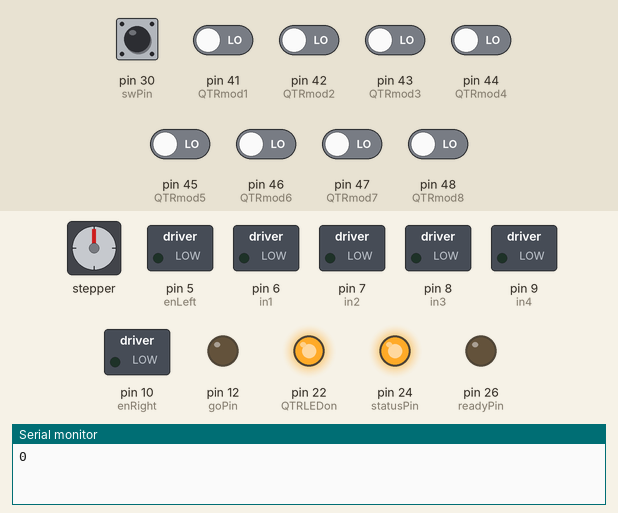
A sketch run on a simulated Arduino Mega 2560, built with avr-gcc and run on an emulated ATmega2560. Shown: stepper motor, switched loads named in the sketch (green lamp = pin HIGH), output pins drawn as LEDs (lit = HIGH), the last lines printed to the serial monitor. Wiring (inferred from the names in the program): stepper motor driver (200 steps per turn assumed): step pin 34; direction pin 35. Inputs (shaded band) come from the test bench; at power-on: pin 30 (swPin), pin 41 (QTRmod1), pin 42 (QTRmod2), pin 43 (QTRmod3), pin 44 (QTRmod4), pin 45 (QTRmod5), pin 46 (QTRmod6), pin 47 (QTRmod7), pin 48 (QTRmod8) LOW.

Above: at 0.3 s.
At 5.4 s:
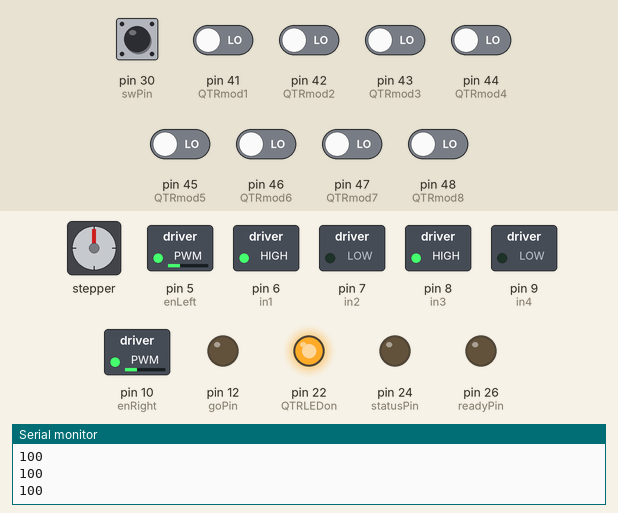
5.5 s: pin 41 (QTRmod1) driven HIGH
At 9.3 s:
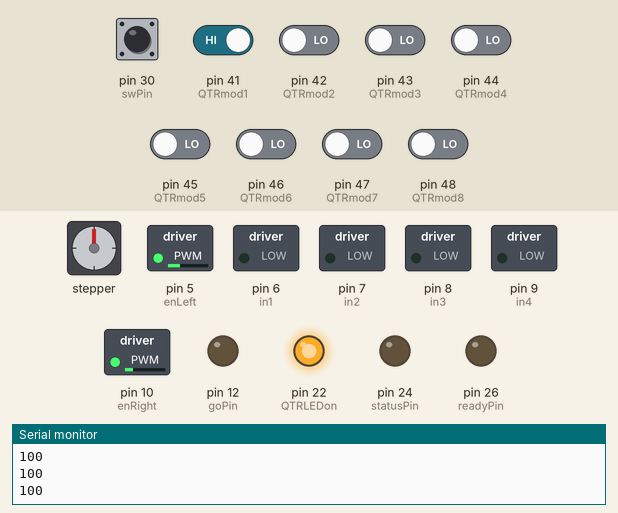
Timing chart, 0 to 10.8 s (numbered marks = the images above; inputs shaded):
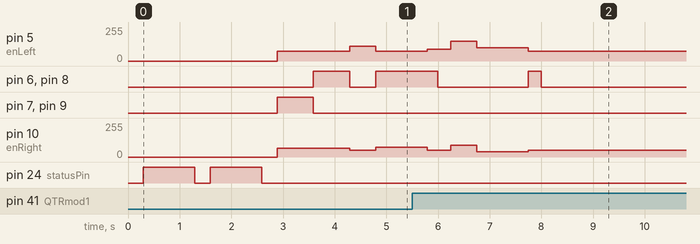

The sketch:

FINALCODE_CURRENTVERSION1.1.ino
```cpp
/* FINAL CODE
  Matt Russell, Joshua Ramayrat
  This is the code that will guide our robot through the obstacle course.
*/
#include <QTRSensors.h>

#define MINGUESS 5000
//how many samples to take for calibration
#define CALNUM 100
//how long to wait between calibration
#define CALWAIT 1000
//basespeed of motors
#define BASESPEED 50
//how many data points to take for line-following
#define FOLNUM 10
//arbitrary constant for line following
#define ARBC 500


int stage = 1;
int goPin = 12, swPin = 30, readyPin = 26, statusPin = 24;
//QTR Sensor Calibration
//Pins
int QTRLEDon = 22, QTRmod1 = 41, QTRmod2 = 42, QTRmod3 = 43, QTRmod4 = 44, QTRmod5 = 45, QTRmod6 = 46, QTRmod7 = 47, QTRmod8 = 48;
//Structures
QTRSensorsRC qtrrc((unsigned char[]) {
  41, 42, 43, 44, 45, 46, 47, 48
}, 8);

/*unsigned int maxVal[] = {0, 0, 0, 0, 0, 0, 0, 0};
  unsigned int minVal[] = {MINGUESS, MINGUESS, MINGUESS, MINGUESS, MINGUESS, MINGUESS, MINGUESS, MINGUESS};
  volatile unsigned int wMin[] = {0, 0, 0, 0, 0, 0, 0, 0};
  volatile unsigned int wMax[] = {0, 0, 0, 0, 0, 0, 0, 0};
  volatile unsigned int wAvg[] = {0, 0, 0, 0, 0, 0, 0, 0};
  volatile unsigned int bMin[] = {0, 0, 0, 0, 0, 0, 0, 0};
  volatile unsigned int bMax[] = {0, 0, 0, 0, 0, 0, 0, 0};
  volatile unsigned int bAvg[] = {0, 0, 0, 0, 0, 0, 0, 0};*/
unsigned int sensorValues[8];  /*sensor1[100], sensor2[100], sensor3[100], sensor4[100], sensor5[100], sensor6[100], sensor7[100], sensor8[100];*/
//avg[] = {lValavg, rValavg};
//arrays for calibration
long avg[] = {0, 0}, blackVal[8], whiteVal[8];


//Motors
// Left motor
int enLeft = 5, in1 = 6, in2 = 7;
// Right motor
int enRight = 10, in3 = 8, in4 = 9;
//Encoder
long count = 0;
int encLeft = 3, encRight = 4;
//Line-following
unsigned int stage1_spd = BASESPEED, stage2_spd = 70, stage4_spd = stage2_spd + 20;
int lVal, rVal;
long threshold, sensorSum = 0, allBlack = 0, allWhite = 0;
int diff[CALNUM];
//Stepper Motor
int stepPin = 34, dirPin = 35, trig = LOW;


void setup() {
  digitalWrite(statusPin, LOW);
  //Initialize Serial Console only for debugging
  Serial.begin(9600);
  //Setup for calibration
  pinMode(QTRmod1, INPUT);
  pinMode(QTRmod2, INPUT);
  pinMode(QTRmod3, INPUT);
  pinMode(QTRmod4, INPUT);
  pinMode(QTRmod5, INPUT);
  pinMode(QTRmod6, INPUT);
  pinMode(QTRmod7, INPUT);
  pinMode(QTRmod8, INPUT);
  pinMode(readyPin, OUTPUT);
  pinMode(statusPin, OUTPUT);
  pinMode(goPin, OUTPUT);
  pinMode(QTRLEDon, OUTPUT);
  //Setup for line-following
  pinMode(swPin, INPUT);
  pinMode(in1, OUTPUT);
  pinMode(in2, OUTPUT);
  pinMode(in3, OUTPUT);
  pinMode(in4, OUTPUT);
  pinMode(enLeft, OUTPUT);
  pinMode(enRight, OUTPUT);
  pinMode(encLeft, INPUT);
  pinMode(encRight, INPUT);
  //Setup for button
  pinMode(stepPin, OUTPUT);
  pinMode(dirPin, OUTPUT);
  digitalWrite(stepPin, LOW);
  digitalWrite(dirPin, LOW);
  //calibrate for the line
  digitalWrite(statusPin, HIGH);
  while (digitalRead(swPin) != LOW) {
  }
  digitalWrite(statusPin, LOW);
  digitalWrite(QTRLEDon, HIGH);
  lCal();
  digitalWrite(statusPin, HIGH);
  rdelay(CALWAIT);
  //calibrate for black
  while (digitalRead(swPin) !=  LOW) {
  }
  digitalWrite(statusPin, LOW);
  bCal();
  digitalWrite(statusPin, HIGH);
  rdelay(CALWAIT);
  //Calibrate for white
  while (digitalRead(swPin) != LOW) {
  }
  digitalWrite(statusPin, LOW);
  wCal();
  //Ready to begin
  digitalWrite(readyPin, HIGH);
  while (digitalRead(swPin) != LOW) {
  }
  digitalWrite(readyPin, LOW);
  setLeft(BASESPEED, 0);
  setRight(BASESPEED + 15, 0);
  delay(700);
  setLeft(BASESPEED, 1);
  setRight(BASESPEED + 15, 1);
  delay(700);
}

void loop() {
  if (stage == 1) {
    follow_stg1();
    if (sensorSum > allBlack - 4000) {
      Brake();
      stage = 2;
    }
  }
  if (stage == 2) {
    rdelay(500);
    freespace_stg2();
    stage = 3;
  }
  if (stage == 3) {
    findLine();
    Brake();
    rdelay(250);
  }
  if (stage == 4) {
    /*follow_stg4();
      if (sensorSum > 20000) {
      Brake();*/
    stage = 5;
  }
  if (stage == 5) {
    follow_stg4();
    if (sensorSum > allBlack - 15000) {
      Brake();
      rdelay(500);
      setLeft(stage1_spd, 1);
      setRight(stage1_spd + 10, 1);
      stage = 6;
    }
  }
  if (stage == 6) {
    stage1_spd = BASESPEED - 10;
    follow_stg6();
    if (sensorSum > allBlack - 4000) {
      Brake();
      stage = 7;
    }
  }
  if (stage == 7){
    rdelay(1000);
    Forward(BASESPEED);
    rdelay(250);
    Brake();
    stage = 8;
  }
}

//CALIBRATION
//Calibration for line
void lCal() {
  for (int i = 0; i < CALNUM; i++) {
    lVal = 0, rVal = 0;
    qtrrc.read(sensorValues);
    for (int j = 0; j < 3; j++) {
      lVal = lVal + sensorValues[j + 4];
      rVal = rVal + sensorValues[j + 1];
    }
    diff[i] = lVal - rVal;
    threshold = threshold + diff[i];
  }
  threshold = threshold / CALNUM;
  Serial.println(threshold);
}

//Calibration for black, gives us value when each sensor is looking at black
void bCal() {
  for (int i = 0; i < 8; i ++) {
    blackVal[i] = 0;
  }
  for (int i = 0; i < CALNUM; i++) {
    qtrrc.read(sensorValues);
    for (int j = 0; j < 8; j++) {
      blackVal[j] = blackVal[j] + sensorValues[j];
    }
  }
  for (int i = 0; i < 8; i++) {
    blackVal[i] = blackVal[i] / CALNUM;
    Serial.println(blackVal[i]);
    allBlack = allBlack + blackVal[i];
  }
}

//Calibration for white, gives us value when each sensor is looking at white
void wCal() {
  for (int i = 0; i < 8; i ++) {
    whiteVal[i] = 0;
  }
  for (int i = 0; i < CALNUM; i++) {
    qtrrc.read(sensorValues);
    for (int j = 0; j < 8; j++) {
      whiteVal[j] = whiteVal[j] + sensorValues[j];
    }
  }
  for (int i = 0; i < 8; i++) {
    whiteVal[i] = whiteVal[i] / CALNUM;
    Serial.println(whiteVal[i]);
    allWhite = allWhite + whiteVal[i];
  }
}

//LINE-FOLLOWING FUNCTIONS
//Function to compute sensor values
void follow_stg1() {
  //lVal for 5-7, rVal for 1-3
  lVal = 0, rVal = 0;
  qtrrc.read(sensorValues);
  for (int i = 0; i < 3; i++) {
    lVal = lVal + sensorValues[i + 4];
    rVal = rVal + sensorValues[i + 1];
  }
  //Serial.println(rVal - lVal);
  //check if drifting right
  if (lVal > rVal) {
    //Serial.println("Drifting Right");
    //Left motor
    digitalWrite(in1, HIGH);
    digitalWrite(in2, LOW);
    analogWrite(enLeft, 0);
    //Right motor
    digitalWrite(in3, HIGH);
    digitalWrite(in4, LOW);
    analogWrite(enRight, stage1_spd + 10);
  }
  //check if drifting left
  if (rVal > lVal) {
    //Serial.println("Drifting Left");
    //Left motor
    digitalWrite(in1, HIGH);
    digitalWrite(in2, LOW);
    analogWrite(enLeft, stage1_spd + 10);
    //Right motor
    digitalWrite(in3, HIGH);
    digitalWrite(in4, LOW);
    analogWrite(enRight, 0);
  }
  //drifting 'straight'
  if (lVal - rVal < threshold + ARBC && lVal - rVal > threshold - ARBC) {
    //Serial.println("Drifting Straight");
    //Left motor
    digitalWrite(in1, HIGH);
    digitalWrite(in2, LOW);
    analogWrite(enLeft, stage1_spd);
    //Right motor
    digitalWrite(in3, HIGH);
    digitalWrite(in4, LOW);
    analogWrite(enRight, stage1_spd);
  }
  //Exception handling
  //robot needs to turn to its right
  if (rVal > blackVal[1] + blackVal[2] + blackVal[3] - 1500) {
    //Left motor
    digitalWrite(in1, HIGH);
    digitalWrite(in2, LOW);
    analogWrite(enLeft, stage1_spd);
    //Right motor
    digitalWrite(in3, LOW);
    digitalWrite(in4, HIGH);
    analogWrite(enRight, stage1_spd + 60);
  }
  //Left Turn
  if ((lVal > blackVal[4] + blackVal[5] + blackVal[6] - 1500)) {
    //Left motor
    digitalWrite(in1, LOW);
    digitalWrite(in2, HIGH);
    analogWrite(enLeft, stage1_spd + 60);
    //Right motor
    digitalWrite(in3, HIGH);
    digitalWrite(in4, LOW);
    analogWrite(enRight, stage1_spd);
  }
  sensorSum = 0;
  for (int i = 0; i < 8; i++) {
    sensorSum = sensorSum + sensorValues[i];
  }
}

void follow_stg4() {
  lVal = 0, rVal = 0;
  qtrrc.read(sensorValues);
  for (int i = 0; i < 3; i++) {
    lVal = lVal + sensorValues[i + 4];
    rVal = rVal + sensorValues[i + 1];
  }
  //Serial.println(rVal - lVal);
  //check if drifting right
  if (lVal > rVal) {
    //Serial.println("Drifting Right");
    //Left motor
    digitalWrite(in1, HIGH);
    digitalWrite(in2, LOW);
    analogWrite(enLeft, stage4_spd - 35);
    //Right motor
    digitalWrite(in3, HIGH);
    digitalWrite(in4, LOW);
    analogWrite(enRight, stage4_spd);
  }
  //check if drifting left
  if (rVal > lVal) {
    //Serial.println("Drifting Left");
    //Left motor
    digitalWrite(in1, HIGH);
    digitalWrite(in2, LOW);
    analogWrite(enLeft, stage4_spd);
    //Right motor
    digitalWrite(in3, HIGH);
    digitalWrite(in4, LOW);
    analogWrite(enRight, stage4_spd - 35);
  }
  //drifting 'straight'
  if (lVal - rVal < threshold + ARBC && lVal - rVal > threshold - ARBC) {
    //Serial.println("Drifting Straight");
    //Left motor
    digitalWrite(in1, HIGH);
    digitalWrite(in2, LOW);
    analogWrite(enLeft, stage4_spd);
    //Right motor
    digitalWrite(in3, HIGH);
    digitalWrite(in4, LOW);
    analogWrite(enRight, stage4_spd);
  }
  //Exception handling
  //robot needs to turn to its right
  if (rVal > blackVal[1] + blackVal[2] + blackVal[3] - 1500) {
    //Left motor
    digitalWrite(in1, HIGH);
    digitalWrite(in2, LOW);
    analogWrite(enLeft, stage4_spd);
    //Right motor
    digitalWrite(in3, LOW);
    digitalWrite(in4, HIGH);
    analogWrite(enRight, stage4_spd + 60);
  }
  //Left Turn
  if ((lVal > blackVal[4] + blackVal[5] + blackVal[6] - 1500)) {
    //Left motor
    digitalWrite(in1, LOW);
    digitalWrite(in2, HIGH);
    analogWrite(enLeft, stage4_spd + 60);
    //Right motor
    digitalWrite(in3, HIGH);
    digitalWrite(in4, LOW);
    analogWrite(enRight, stage4_spd);
  }
  sensorSum = 0;
  for (int i = 0; i < 8; i++) {
    sensorSum = sensorSum + sensorValues[i];
  }
}

void follow_stg6() {
  //lVal for 5-7, rVal for 1-3
  lVal = 0, rVal = 0;
  qtrrc.read(sensorValues);
  for (int i = 0; i < 3; i++) {
    lVal = lVal + sensorValues[i + 4];
    rVal = rVal + sensorValues[i + 1];
  }
  //Serial.println(rVal - lVal);
  //check if drifting right
  if (lVal > rVal) {
    //Serial.println("Drifting Right");
    //Left motor
    digitalWrite(in1, HIGH);
    digitalWrite(in2, LOW);
    analogWrite(enLeft, 0);
    //Right motor
    digitalWrite(in3, HIGH);
    digitalWrite(in4, LOW);
    analogWrite(enRight, stage1_spd);
  }
  //check if drifting left
  if (rVal > lVal) {
    //Serial.println("Drifting Left");
    //Left motor
    digitalWrite(in1, HIGH);
    digitalWrite(in2, LOW);
    analogWrite(enLeft, stage1_spd);
    //Right motor
    digitalWrite(in3, HIGH);
    digitalWrite(in4, LOW);
    analogWrite(enRight, 0);
  }
  //drifting 'straight'
  if (lVal - rVal < threshold + ARBC && lVal - rVal > threshold - ARBC) {
    //Serial.println("Drifting Straight");
    //Left motor
    digitalWrite(in1, HIGH);
    digitalWrite(in2, LOW);
    analogWrite(enLeft, stage1_spd);
    //Right motor
    digitalWrite(in3, HIGH);
    digitalWrite(in4, LOW);
    analogWrite(enRight, stage1_spd);
  }
  //Exception handling
  //robot needs to turn to its right
  if (rVal > blackVal[1] + blackVal[2] + blackVal[3] - 1500) {
    //Left motor
    digitalWrite(in1, HIGH);
    digitalWrite(in2, LOW);
    analogWrite(enLeft, stage1_spd);
    //Right motor
    digitalWrite(in3, LOW);
    digitalWrite(in4, HIGH);
    analogWrite(enRight, stage1_spd + 60);
  }
  //Left Turn
  if ((lVal > blackVal[4] + blackVal[5] + blackVal[6] - 1500)) {
    //Left motor
    digitalWrite(in1, LOW);
    digitalWrite(in2, HIGH);
    analogWrite(enLeft, stage1_spd + 60);
    //Right motor
    digitalWrite(in3, HIGH);
    digitalWrite(in4, LOW);
    analogWrite(enRight, stage1_spd);
  }
  sensorSum = 0;
  for (int i = 0; i < 8; i++) {
    sensorSum = sensorSum + sensorValues[i];
  }
}

//'FREE-SPACE" FUNCTIONS
void freespace_stg2() {
  setRight(stage1_spd + 25, 1);
  setLeft(stage1_spd, 1);
  rdelay(1000);
  setLeft(stage1_spd + 15, 1);
  setRight(stage1_spd, 1);
  rdelay(200);
  stage = 3;
}

void findLine() {
  //assumes we overshoot most of the time
  qtrrc.read(sensorValues);
  sensorSum = 0;
  for (int i = 0; i < 8; i++) {
    sensorSum = sensorSum + sensorValues[i];
  }
  //line found!
  if (sensorSum > allWhite + 500) {
    stage = 4;
  }
  else {
    rdelay(250);
    Brake();
    rdelay(500);
    setLeft(stage2_spd, 1);
    setRight(stage2_spd + 20, 1);
    rdelay(250);
    Brake();
    rdelay(250);
  }
}

//MOTOR FUNCTIONS
void Forward(int spd) {
  //Left motor
  setLeft(spd, 1);
  //Right motor
  setRight(spd, 1);
}

void Reverse(int spd) {
  //Left motor
  setLeft(spd, 0);
  //Right motor
  setRight(spd, 0);
}

void Brake() {
  brakeLeft();
  brakeRight();
}

void PivotRight(int spd) {
  setLeft(spd, 0);
  setRight(spd, 1);
}

void PivotLeft(int spd) {
  setLeft(spd, 1);
  setRight(spd, 0);
}

void TurnInPlace(int spd) {
  //Turn in place to the right, right is Reverse, left is Forward
  setRight(spd, 0);
  setLeft(spd, 1);
}

//MOTOR FUNCTION BUILDING BLOCKS
//Sets left motor
void setLeft(int spd, int dir) {
  //0 for Reverse, 1 for Forward, 2 for Brake
  //reverse
  if (dir == 0) {
    setLeftReverse();
  }
  //forward
  if (dir == 1) {
    setLeftForward();
  }
  //brake
  if (dir == 2) {
    brakeLeft();
  }
  //left motor runs a little slower than right naturally
  analogWrite(enLeft, spd + 25);
}

//Sets right motor
void setRight(int spd, int dir) {
  //0 for Reverse, 1 for Forward, 2 for Brake
  //reverse
  if (dir == 0) {
    setRightReverse();
  }
  //forward
  if (dir == 1) {
    setRightForward();
  }
  //brake
  if (dir == 2) {
    brakeRight();
  }
  analogWrite(enRight, spd);
}

void setLeftForward() {
  digitalWrite(in1, HIGH);
  digitalWrite(in2, LOW);
}

void setRightForward() {
  digitalWrite(in3, HIGH);
  digitalWrite(in4, LOW);
}

void setLeftReverse() {
  digitalWrite(in1, LOW);
  digitalWrite(in2, HIGH);
}

void setRightReverse() {
  digitalWrite(in3, LOW);
  digitalWrite(in4, HIGH);
}

void brakeLeft() {
  digitalWrite(in1, LOW);
  digitalWrite(in2, LOW);
}

void brakeRight() {
  digitalWrite(in3, LOW);
  digitalWrite(in4, LOW);
}

void stepper(){
 digitalWrite(dirPin,trig);
 for(int i=0; i<250; i++){
  digitalWrite(13,HIGH);
  delay(1);
  digitalWrite(13, LOW);
  delay(1);
  }
  delay(1000);
  trig = !trig;
 digitalWrite(dirPin,trig);
 for(int i=0; i<100; i++){
  digitalWrite(stepPin,HIGH);
  delay(1);
  digitalWrite(stepPin, LOW);
  delay(1);
  }
}


//General-purpose functions
void rdelay(int dt) {
  int ct, pt;
  pt = millis();
  ct = pt;
  while (ct - pt < dt) {
    ct = millis();
  }
}
```
